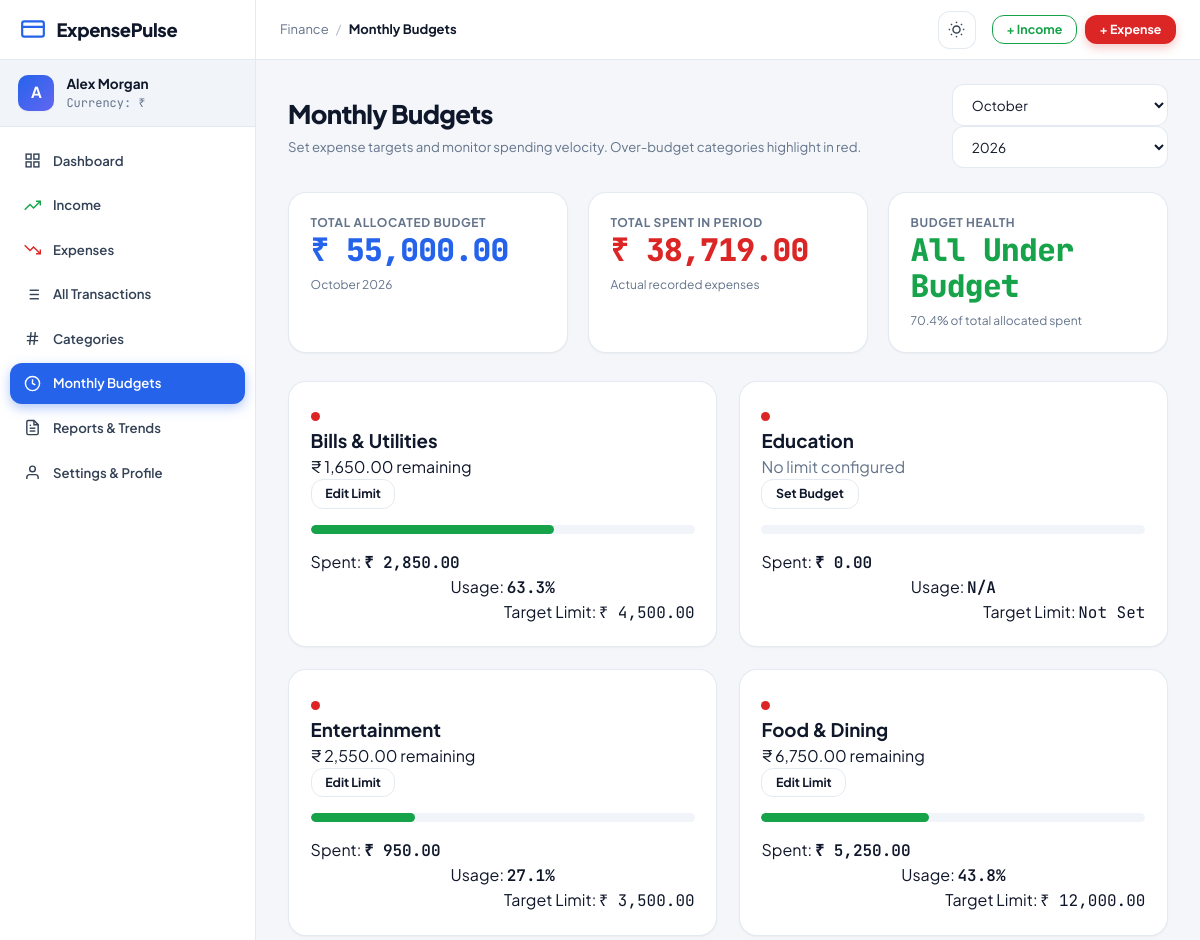
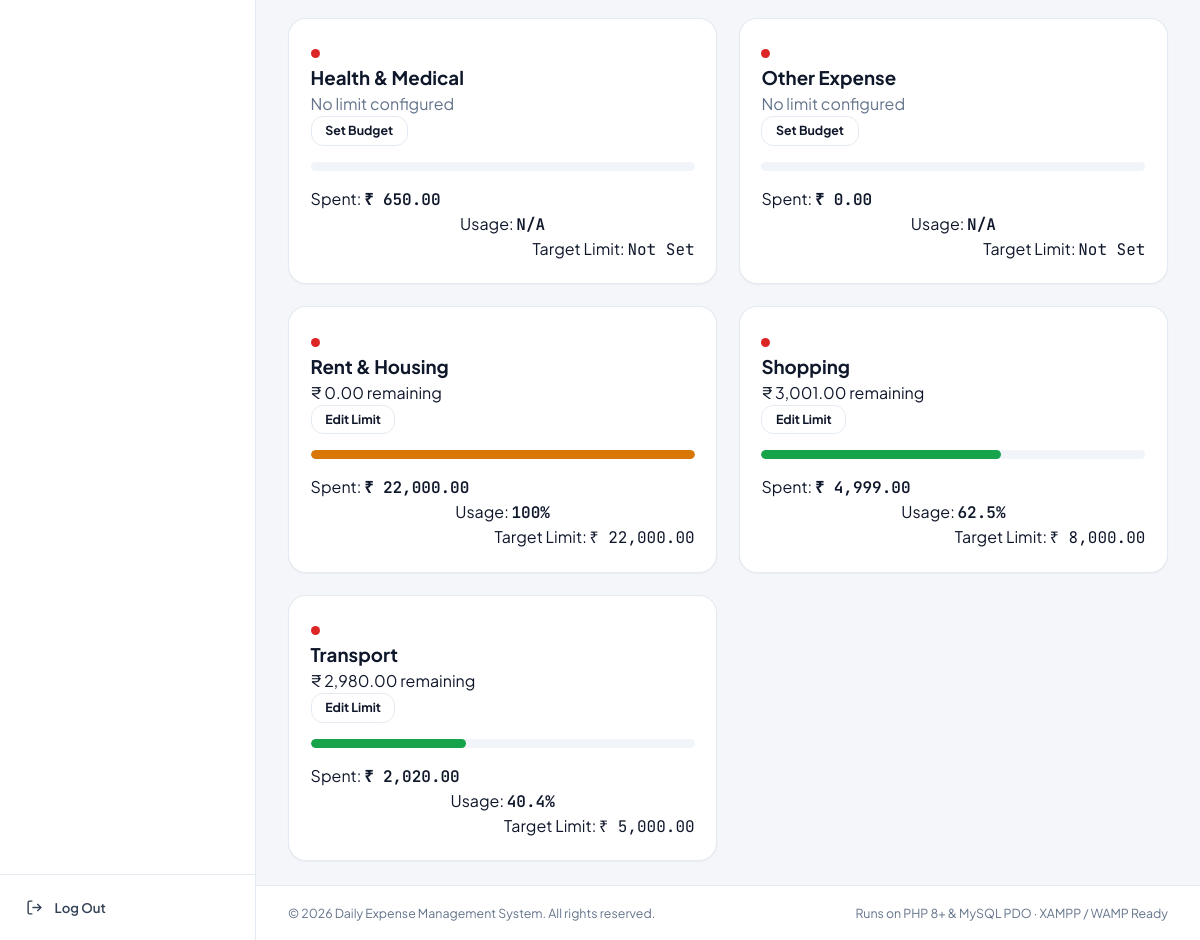
/budgets.php (signed in), run on the app's committed database (2 pictures, top to bottom).
### tables this page shows
CREATE TABLE `users` (
  `id` INT UNSIGNED NOT NULL AUTO_INCREMENT,
  `name` VARCHAR(100) NOT NULL,
  `email` VARCHAR(191) NOT NULL,
  `password_hash` VARCHAR(255) NOT NULL,
  `currency` VARCHAR(10) NOT NULL DEFAULT '₹',
  `created_at` TIMESTAMP NOT NULL DEFAULT CURRENT_TIMESTAMP,
  PRIMARY KEY (`id`),
  UNIQUE KEY `idx_users_email` (`email`)
);

CREATE TABLE `categories` (
  `id` INT UNSIGNED NOT NULL AUTO_INCREMENT,
  `user_id` INT UNSIGNED NOT NULL,
  `name` VARCHAR(100) NOT NULL,
  `type` ENUM('income', 'expense') NOT NULL,
  `created_at` TIMESTAMP NOT NULL DEFAULT CURRENT_TIMESTAMP,
  PRIMARY KEY (`id`),
  KEY `idx_categories_user` (`user_id`),
  KEY `idx_categories_type` (`type`),
  CONSTRAINT `fk_categories_user` FOREIGN KEY (`user_id`)
    REFERENCES `users` (`id`) ON DELETE CASCADE ON UPDATE CASCADE
);

### includes/functions.php (called while the page is built, shortened)
<?php
function e(?string $string): string
{
    return htmlspecialchars((string)($string ?? ''), ENT_QUOTES, 'UTF-8');
}
function base_url(string $path = ''): string
{
    $scriptDir = str_replace('\\', '/', dirname($_SERVER['SCRIPT_NAME']));
    $segments = explode('/', trim($scriptDir, '/'));
    $baseSegments = [];
    foreach ($segments as $seg) {
        $baseSegments[] = $seg;
    }
    $base = '/' . implode('/', $baseSegments);
    if ($base === '/') {
        $base = '';
    }
    return rtrim($base, '/') . '/' . ltrim($path, '/');
}
function current_user(): ?array
{
    return $_SESSION['user'] ?? null;
}
function current_currency(): string
{
    return $_SESSION['user']['currency'] ?? '₹';
}
function format_currency(float|int|string $amount, ?string $symbol = null): string
{
    $val = (float)$amount;
    $sym = $symbol ?? current_currency();
    return $sym . ' ' . number_format($val, 2);
}

### includes/auth_check.php (called while the page is built, shortened)
<?php
require_once __DIR__ . '/functions.php';
$pdo = getDBConnection();
$stmt = $pdo->prepare("SELECT id, name, email, currency, created_at FROM users WHERE id = :id LIMIT 1");
$stmt->execute([':id' => $_SESSION['user_id']]);

### budgets.php (the view, shortened to what this page needs)
<?php
require_once __DIR__ . '/includes/auth_check.php';
$pageTitle = 'Monthly Budgets';
$currentPage = 'budgets';
$userId = (int)current_user_id();
$pdo = getDBConnection();
$month = isset($_GET['month']) && ctype_digit((string)$_GET['month']) ? (int)$_GET['month'] : (int)date('n');
$year = isset($_GET['year']) && ctype_digit((string)$_GET['year']) ? (int)$_GET['year'] : (int)date('Y');
$budgetSql = "
    SELECT
        c.id AS category_id,
        c.name AS category_name,
        COALESCE(b.amount, 0) AS budget_amount,
        COALESCE(
            (SELECT SUM(t.amount)
             FROM transactions t
             WHERE t.user_id = :user_id
               AND t.category_id = c.id
               AND t.type = 'expense'
               AND MONTH(t.transaction_date) = :month
               AND YEAR(t.transaction_date) = :year
            ), 0
        ) AS actual_spent
    FROM categories c
    LEFT JOIN budgets b
        ON c.id = b.category_id
       AND b.user_id = :user_id
       AND b.month = :month
       AND b.year = :year
    WHERE c.user_id = :user_id AND c.type = 'expense'
    ORDER BY c.name ASC
";
$stmt = $pdo->prepare($budgetSql);
$stmt->execute([
    ':user_id' => $userId,
    ':month' => $month,
    ':year' => $year
]);
$budgetRows = $stmt->fetchAll();
$totalBudget = 0.0;
$totalSpent = 0.0;
$overBudgetCount = 0;
foreach ($budgetRows as $row) {
    $b = (float)$row['budget_amount'];
    $s = (float)$row['actual_spent'];
    $totalBudget += $b;
    $totalSpent += $s;
}
$monthName = date('F', mktime(0, 0, 0, $month, 10));
require_once __DIR__ . '/includes/header.php';
?>
<div class="page-header-row">
  <div>
    <h1 class="page-heading">Monthly Budgets</h1>
    <p class="page-subheading">Set expense targets and monitor spending velocity. Over-budget categories highlight in red.</p>
  </div>
  <form method="GET" action="<?= base_url('budgets.php') ?>" class="month-selector-form">
    <div class="month-selector-group">
      <select name="month" class="form-select form-select-sm" onchange="this.form.submit()">
        <?php for ($m = 1; $m <= 12; $m++): ?>
          <option value="<?= $m ?>" <?= $m === $month ? 'selected' : '' ?>>
            <?= date('F', mktime(0, 0, 0, $m, 10)) ?>
          </option>
        <?php endfor; ?>
      </select>
      <select name="year" class="form-select form-select-sm" onchange="this.form.submit()">
        <?php for ($y = date('Y') - 1; $y <= date('Y') + 2; $y++): ?>
          <option value="<?= $y ?>" <?= $y === (int)$year ? 'selected' : '' ?>>
            <?= $y ?>
          </option>
        <?php endfor; ?>
      </select>
    </div>
  </form>
</div>
<div class="metric-grid-3">
  <div class="metric-card">
    <span class="metric-title">Total Allocated Budget</span>
    <div class="metric-value font-mono tabular-nums text-primary"><?= format_currency($totalBudget) ?></div>
    <span class="period-context"><?= $monthName ?> <?= $year ?></span>
  </div>
  <div class="metric-card">
    <span class="metric-title">Total Spent in Period</span>
    <div class="metric-value font-mono tabular-nums text-expense"><?= format_currency($totalSpent) ?></div>
    <span class="period-context">Actual recorded expenses</span>
  </div>
  <div class="metric-card">
    <span class="metric-title">Budget Health</span>
    <div class="metric-value font-mono tabular-nums <?= $overBudgetCount > 0 ? 'text-expense font-bold' : 'text-income' ?>">
      <?= $overBudgetCount > 0 ? $overBudgetCount . ' Over Budget' : 'All Under Budget' ?>
    </div>
    <span class="period-context">
      <?= $totalBudget > 0 ? round(($totalSpent / $totalBudget) * 100, 1) . '% of total allocated spent' : 'Set category targets below' ?>
    </span>
  </div>
</div>
<div class="budget-items-list">
  <?php if (empty($budgetRows)): ?>
    <div class="empty-state">
      <p>No expense categories available. Create expense categories first.</p>
      <a href="<?= base_url('categories/index.php') ?>" class="btn btn-primary">+ Add Categories</a>
    </div>
  <?php else: ?>
    <?php foreach ($budgetRows as $row):
      $budget = (float)$row['budget_amount'];
      $spent = (float)$row['actual_spent'];
      $pct = $budget > 0 ? ($spent / $budget) * 100 : 0;
      $barWidth = min(100, $pct);
      $isOver = $budget > 0 && $spent > $budget;
      $remaining = $budget - $spent;
    ?>
      <div class="budget-card <?= $isOver ? 'border-danger' : '' ?>">
        <div class="budget-card-header">
          <div class="budget-category-info">
            <span class="category-indicator cat-expense"></span>
            <h3 class="budget-cat-name"><?= e($row['category_name']) ?></h3>
            <?php if ($isOver): ?>
              <span class="badge-status badge-over-budget">Over Budget by <?= format_currency(abs($remaining)) ?></span>
            <?php elseif ($budget > 0): ?>
              <span class="badge-status badge-ok"><?= format_currency($remaining) ?> remaining</span>
            <?php else: ?>
              <span class="text-muted text-xs">No limit configured</span>
            <?php endif; ?>
          </div>
          <div class="budget-actions">
            <button type="button" class="btn btn-sm btn-outline"
              onclick="openBudgetModal(<?= $row['category_id'] ?>, '<?= e(addslashes($row['category_name'])) ?>', <?= $budget ?>)">
              <?= $budget > 0 ? 'Edit Limit' : 'Set Budget' ?>
            </button>
          </div>
        </div>
        <div class="budget-progress-track">
          <div
            class="budget-progress-bar <?= $isOver ? 'progress-danger' : ($pct >= 75 ? 'progress-warning' : 'progress-normal') ?>"
            style="width: <?= $budget > 0 ? $barWidth : 0 ?>%;"
            aria-valuenow="<?= round($pct) ?>"
            aria-valuemin="0"
            aria-valuemax="100">
          </div>
        </div>
        <div class="budget-card-footer">
          <div class="budget-metric">
            <span class="label">Spent:</span>
            <span class="value font-mono tabular-nums font-semibold <?= $isOver ? 'text-expense' : '' ?>">
              <?= format_currency($spent) ?>
            </span>
          </div>
          <div class="budget-metric text-center">
            <span class="label">Usage:</span>
            <span class="value font-mono tabular-nums font-semibold">
              <?= $budget > 0 ? round($pct, 1) . '%' : 'N/A' ?>
            </span>
          </div>
          <div class="budget-metric text-right">
            <span class="label">Target Limit:</span>
            <span class="value font-mono tabular-nums">
              <?= $budget > 0 ? format_currency($budget) : 'Not Set' ?>
            </span>
          </div>
        </div>
      </div>
    <?php endforeach; ?>
  <?php endif; ?>
</div>
<?php require_once __DIR__ . '/includes/footer.php'; ?>

### includes/header.php (shortened to what this page needs)
<?php
require_once __DIR__ . '/functions.php';
$pageTitle = $pageTitle ?? 'Daily Expense Management System';
$currentPage = $currentPage ?? '';
$user = current_user();
?>
<!DOCTYPE html>
<html lang="en">
<head>
  <link rel="stylesheet" href="<?= base_url('assets/css/style.css') ?>">
</head>
<body class="app-body">
  <div class="app-layout">
    <aside id="app-sidebar" class="app-sidebar">
      <div class="sidebar-brand">
        <a href="<?= base_url('dashboard.php') ?>" class="brand-link">
          <svg class="brand-icon" viewBox="0 0 24 24" fill="none" stroke="currentColor" stroke-width="2" stroke-linecap="round" stroke-linejoin="round">
            <rect width="20" height="14" x="2" y="5" rx="2"/>
            <line x1="2" x2="22" y1="10" y2="10"/>
          </svg>
          <span class="brand-text">ExpensePulse</span>
        </a>
      </div>
      <div class="sidebar-user">
        <div class="user-avatar"><?= strtoupper(substr($user['name'] ?? 'U', 0, 1)) ?></div>
        <div class="user-info">
          <span class="user-name"><?= e($user['name'] ?? 'User') ?></span>
          <span class="user-currency">Currency: <?= e(current_currency()) ?></span>
        </div>
      </div>
      <nav class="sidebar-nav">
        <a href="<?= base_url('dashboard.php') ?>" class="nav-item <?= $currentPage === 'dashboard' ? 'active' : '' ?>">
          <svg class="nav-icon" viewBox="0 0 24 24" fill="none" stroke="currentColor" stroke-width="2">
            <rect x="3" y="3" width="7" height="7"></rect>
            <rect x="14" y="3" width="7" height="7"></rect>
            <rect x="14" y="14" width="7" height="7"></rect>
            <rect x="3" y="14" width="7" height="7"></rect>
          </svg>
          <span>Dashboard</span>
        </a>
        <a href="<?= base_url('income/index.php') ?>" class="nav-item <?= $currentPage === 'income' ? 'active' : '' ?>">
          <svg class="nav-icon text-income" viewBox="0 0 24 24" fill="none" stroke="currentColor" stroke-width="2">
            <polyline points="23 6 13.5 15.5 8.5 10.5 1 18"></polyline>
            <polyline points="17 6 23 6 23 12"></polyline>
          </svg>
          <span>Income</span>
        </a>
        <a href="<?= base_url('expenses/index.php') ?>" class="nav-item <?= $currentPage === 'expenses' ? 'active' : '' ?>">
          <svg class="nav-icon text-expense" viewBox="0 0 24 24" fill="none" stroke="currentColor" stroke-width="2">
            <polyline points="23 18 13.5 8.5 8.5 13.5 1 6"></polyline>
            <polyline points="17 18 23 18 23 12"></polyline>
          </svg>
          <span>Expenses</span>
        </a>
        <a href="<?= base_url('transactions.php') ?>" class="nav-item <?= $currentPage === 'transactions' ? 'active' : '' ?>">
          <span>All Transactions</span>
        </a>
        <a href="<?= base_url('categories/index.php') ?>" class="nav-item <?= $currentPage === 'categories' ? 'active' : '' ?>">
          <svg class="nav-icon" viewBox="0 0 24 24" fill="none" stroke="currentColor" stroke-width="2">
            <path d="M4 9h16M4 15h16M10 3L8 21M16 3l-2 18"></path>
          </svg>
          <span>Categories</span>
        </a>
        <a href="<?= base_url('budgets.php') ?>" class="nav-item <?= $currentPage === 'budgets' ? 'active' : '' ?>">
          <svg class="nav-icon" viewBox="0 0 24 24" fill="none" stroke="currentColor" stroke-width="2">
            <circle cx="12" cy="12" r="10"></circle>
            <path d="M12 6v6l4 2"></path>
          </svg>
          <span>Monthly Budgets</span>
        </a>
        <a href="<?= base_url('reports.php') ?>" class="nav-item <?= $currentPage === 'reports' ? 'active' : '' ?>">
          <span>Reports & Trends</span>
        </a>
        <a href="<?= base_url('profile.php') ?>" class="nav-item <?= $currentPage === 'profile' ? 'active' : '' ?>">
          <svg class="nav-icon" viewBox="0 0 24 24" fill="none" stroke="currentColor" stroke-width="2">
            <path d="M20 21v-2a4 4 0 0 0-4-4H8a4 4 0 0 0-4 4v2"></path>
            <circle cx="12" cy="7" r="4"></circle>
          </svg>
          <span>Settings & Profile</span>
        </a>
      </nav>
      <div class="sidebar-footer">
        <a href="<?= base_url('auth/logout.php') ?>" class="nav-item logout-link">
          <svg class="nav-icon" viewBox="0 0 24 24" fill="none" stroke="currentColor" stroke-width="2">
            <path d="M9 21H5a2 2 0 0 1-2-2V5a2 2 0 0 1 2-2h4"></path>
            <polyline points="16 17 21 12 16 7"></polyline>
            <line x1="21" y1="12" x2="9" y2="12"></line>
          </svg>
          <span>Log Out</span>
        </a>
      </div>
    </aside>
    <div class="app-main">
      <header class="app-header">
        <div class="header-left">
          <div class="header-breadcrumbs">
            <span class="crumb-root">Finance</span>
            <span class="crumb-sep">/</span>
            <span class="crumb-current"><?= e($pageTitle) ?></span>
          </div>
        </div>
        <div class="header-right">
          <button id="theme-toggle-btn" class="btn btn-icon" title="Toggle Light / Dark mode" aria-label="Toggle theme">
          </button>
          <div class="header-actions">
            <a href="<?= base_url('income/add.php') ?>" class="btn btn-sm btn-outline-income">+ Income</a>
            <a href="<?= base_url('expenses/add.php') ?>" class="btn btn-sm btn-primary-expense">+ Expense</a>
          </div>
        </div>
      </header>
      <main class="page-container">

### includes/footer.php (shortened to what this page needs)
      </main>
      <footer class="app-footer">
        <div class="footer-inner">
          <p class="copyright">&copy; <?= date('Y') ?> Daily Expense Management System. All rights reserved.</p>
          <div class="footer-links">
            <span>Runs on PHP 8+ & MySQL PDO</span>
            <span class="sep">&middot;</span>
            <span>XAMPP / WAMP Ready</span>
          </div>
        </div>
      </footer>
    </div>
  </div>
</body>
</html>

### data on the page
users: name "A", name "Alex Morgan"
categories: name "Bills & Utilities", remaining "₹ 1,650.00", shows "Edit Limit", $barWidth 63.333333333333 (drawn), spent "₹ 2,850.00", pct "63.3", budget "₹ 4,500.00"
categories: name "Education", shows "No limit configured", shows "Set Budget", spent "₹ 0.00", shows "N/A", shows "Not Set"
categories: name "Entertainment", remaining "₹ 2,550.00", shows "Edit Limit", $barWidth 27.142857142857 (drawn), spent "₹ 950.00", pct "27.1", budget "₹ 3,500.00"
categories: name "Food & Dining", remaining "₹ 6,750.00", shows "Edit Limit", $barWidth 43.75 (drawn), spent "₹ 5,250.00", pct "43.8", budget "₹ 12,000.00"
categories: name "Health & Medical", shows "No limit configured", shows "Set Budget", spent "₹ 650.00", shows "N/A", shows "Not Set"
categories: name "Other Expense", shows "No limit configured", shows "Set Budget", spent "₹ 0.00", shows "N/A", shows "Not Set"
categories: name "Rent & Housing", remaining "₹ 0.00", shows "Edit Limit", spent "₹ 22,000.00", pct "100", budget "₹ 22,000.00"
categories: name "Shopping", remaining "₹ 3,001.00", shows "Edit Limit", $barWidth 62.4875 (drawn), spent "₹ 4,999.00", pct "62.5", budget "₹ 8,000.00"
categories: name "Transport", remaining "₹ 2,980.00", shows "Edit Limit", spent "₹ 2,020.00", pct "40.4", budget "₹ 5,000.00"

### other printed values
current_currency() "₹"
$pageTitle "Monthly Budgets"
format_currency($totalBudget) "₹ 55,000.00"
$monthName "October"
$year "2026"
format_currency($totalSpent) "₹ 38,719.00"
form field month "October"
form field year "2026"
